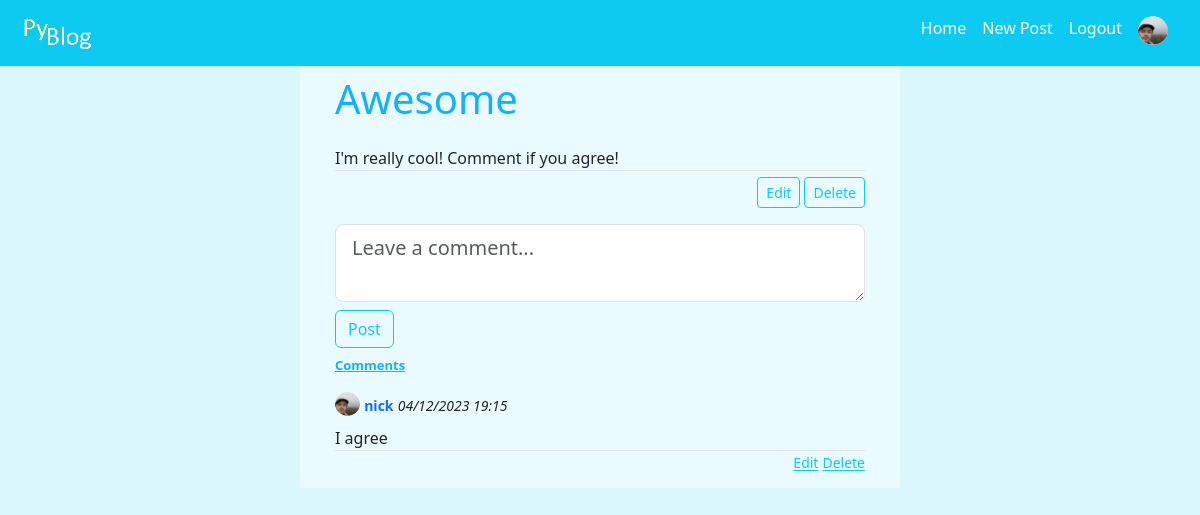
The page /post/1/Awesome (signed in) on the database its author committed.
### tables this page shows
CREATE TABLE "users" (
	"user_id"	INTEGER,
	"username"	TEXT DEFAULT 'guest',
	"password"	TEXT,
	"email"	TEXT,
	"picture_id"	INTEGER DEFAULT 1,
	PRIMARY KEY("user_id"),
	UNIQUE("username")
);

CREATE TABLE "posts" (
	"post_id"	INTEGER,
	"title"	TEXT,
	"content"	TEXT,
	"user"	TEXT,
	"date"	TEXT,
	PRIMARY KEY("post_id")
);

CREATE TABLE "comments" (
	"id"	INTEGER,
	"post_id"	INTEGER,
	"user"	TEXT,
	"content"	TEXT,
	"date"	TEXT,
	PRIMARY KEY("id")
);

### routes.py (the view, shortened to what this page needs)
@app.route('/post/<post_id>/<post_title>', methods=['GET', 'POST'])
def post(post_id, post_title):
    form = CommentForm()
    c = get_db_conn().cursor()
    c.execute(f"""SELECT *
            FROM posts
            WHERE post_id = {post_id}""")
    post = list(c.fetchone())
    c = get_db_conn().cursor()
    c.execute(f"""SELECT *
            FROM comments
            WHERE post_id = {post_id}""")
    comments = list(c.fetchall())
    comments.reverse()
    comments = construct_comments(comments)
    if request.method == 'GET':
        return render_template('post.html', form=form, post_id = post_id,
                            post_title=post_title, content=post[2],
                            comments=comments, user = post[3])

### forms.py
class CommentForm(FlaskForm):
    comment = TextAreaField(validators=[DataRequired()],
                            render_kw={'placeholder': 'Leave a comment...'})
    submit = SubmitField('Post')

### main.py (called while the page is built)
def get_db_conn():
    conn = sqlite3.connect(databasePath)
    return conn

### models.py (called while the page is built)
@login_manager.user_loader
def load_user(user_id):
    c = get_db_conn().cursor()
    c.execute(f"SELECT * FROM users WHERE user_id = {user_id};")
    user = c.fetchone()
    if user is None:
        return None
    else:
        return User(int(user[0]), user[1], user[2])

    def get_id(self):
        return self.id

### post_manager.py (called while the page is built)
def construct_comments(comment_list):
    new_list = []
    for comment in comment_list:
        current_comment = Comment(comment[0],comment[1],comment[2],comment[3],comment[4])
        new_list.append(current_comment)
    return new_list

### templates/post.html (shortened to what this page needs)
{% extends 'base.html' %}
{% block body %}
<div class="hori-center">
    <h1 class="page-title">{{ post_title }}</h1>
        <article class="media content-section">
            <p class="post-content">{{ content }}</p>
            {% if user == current_user.username %}
            <fieldset>
                <form method="POST" action="", id="manage_form">
                    <a class="btn btn-outline-info btn-sm mb-3 float-end"
                        href="{{ url_for('delete_post', post_id = post_id) }}"
                        onclick="return confirm('Are you sure you want to delete this post?')">Delete</a>
                    <a class="btn btn-outline-info btn-sm mb-3 mx-1 float-end"
                        href="{{ url_for('edit_post', post_id = post_id) }}">Edit</a>
                </form>
            </fieldset>
            {% endif %}
        </article>
        {% if current_user.is_authenticated %}
        <form method="POST" action="">
            <fieldset class="form-group">
                <div class="form-group mb-2">
                    {% if form.comment.errors %}
                        {{ form.comment(class="form-control form-control-lg is-invalid") }}
                        <div class="invalid-feedback">
                            {% for error in form.comment.errors %}
                                <span>{{ error }}</span>
                            {% endfor %}
                        </div>
                    {% else %}
                        {{ form.comment(class="form-control form-control-lg") }}
                    {% endif %}
                </div>
            </fieldset>
            <div class="form-group mb-2">
                {{ form.submit(class="btn btn-outline-info") }}
            </div>
        </form>
        {% endif %}
        <div>
            <p class="comment">Comments</p>
            {% if comments %}
                {% for comment in comments %}
                    <article class="media content-section">
                        <div class="media-body">
                            <div class="post-metadata">
                                <img class="rounded-circle post-metadata"
                                    src="{{ url_for('static', filename='profile_pictures/' + comment.user + '.png') }}" height="25" width="25">
                                <small class="mr-2 fw-bold text-primary">{{ comment.user }}</small>
                                <small class="content-section fst-italic">{{ comment.date[:-3] }}</small>
                            </div>
                            <p class="post-content">{{ comment.content }}</p>
                            {% if comment.user == current_user.username %}
                            <fieldset>
                                <form action="" class="edit-btn">
                                    <small><a class="link-info link-offset-1 float-end"
                                        href="{{ url_for('delete_comment', comment_id = comment.id) }}"
                                        onclick="return confirm('Are you sure you want to delete this comment?')">Delete</a>
                                    </small>
                                    <small><a class="link-info link-offset-1 mx-1 float-end"
                                        href="{{ url_for('edit_comment', comment_id = comment.id) }}">Edit</a>
                                    </small>
                                </form>
                            </fieldset>
                            {% endif %}
                        </div>
                    </article>
                {% endfor %}
            {% else %}
                <div>
                    <p class="text-center">Be the first to comment!</p>
                </div>
            {% endif %}
        </div>
    </div>
{% endblock %}

### templates/base.html (shortened to what this page needs)
<!DOCTYPE html>
<html lang="en">
<head>
    <link href="{{ url_for('static', filename='bootstrap.css') }}" rel="stylesheet" />
    <link rel="stylesheet" href="{{ url_for('static', filename='custom-styles.css') }}">
</head>
<body  class="bg-info" style="--bs-bg-opacity: .15;">
    <nav class="navbar fixed-top navbar-expand-lg navbar-dark bg-info navbar-fixed-top">
        <div class="px-4">
            <a class="navbar-brand" href="{{ url_for('home') }}"><img src="{{ url_for('static', filename='logo.png') }}" height="30">
            </a>
        </div>
        <div class="collapse navbar-collapse" id="navbarSupportedContent">
            <ul class="navbar-nav ms-auto mb-2 mb-lg-0 px-4">
                <li class="nav-item active">
                    <a class="nav-link text-white" href="{{ url_for('home') }}">Home</a>
                </li>
                {% if current_user.is_authenticated %}
                    <li class="nav-item">
                        <a class="nav-link text-white" href="{{ url_for('create_post') }}">New Post</a>
                    </li>
                    <li class="nav-item">
                        <a class="nav-link text-white" href="{{ url_for('logout') }}">Logout</a>
                    </li>
                    <li class="nav-item">
                        <a class="nav-link text-white" href="{{ url_for('user', user_id = current_user.get_id()) }}"><img class="rounded-circle post-metadata" src="{{ url_for('static', filename='profile_pictures/' + current_user.username + '.png') }}" height="30" width="30"></a>
                    </li>
                {% endif %}
            </ul>
        </div>
    </nav>
    {% block body %}{% endblock %}
</body>
</html>

### static/custom-styles.css (style rules this page uses)
.hori-center { margin: auto; width: 50%; padding: 75px 35px 15px; background-color: rgba(255, 255, 255, 0.4); }
.page-title { color: #13B1FF; padding-bottom: 15px; }
.comment { text-decoration: underline; color: #13B1FF; font-weight: bold; font-size: small; }
.post-metadata { padding-bottom: 1px; margin-bottom: 4px; }
.post-content { white-space: pre-line; border-bottom: 1px solid #e3e3e3; }
#manage_form { margin-top: -10px; }
.edit-btn { margin-top: -15px; }

### rows shown on the page
users: username (picture)
posts: title "Awesome", content "I'm really cool! Comment if you agree!"
comments: user (picture), user "nick", date "04/12/2023 19:15", content "I agree"
